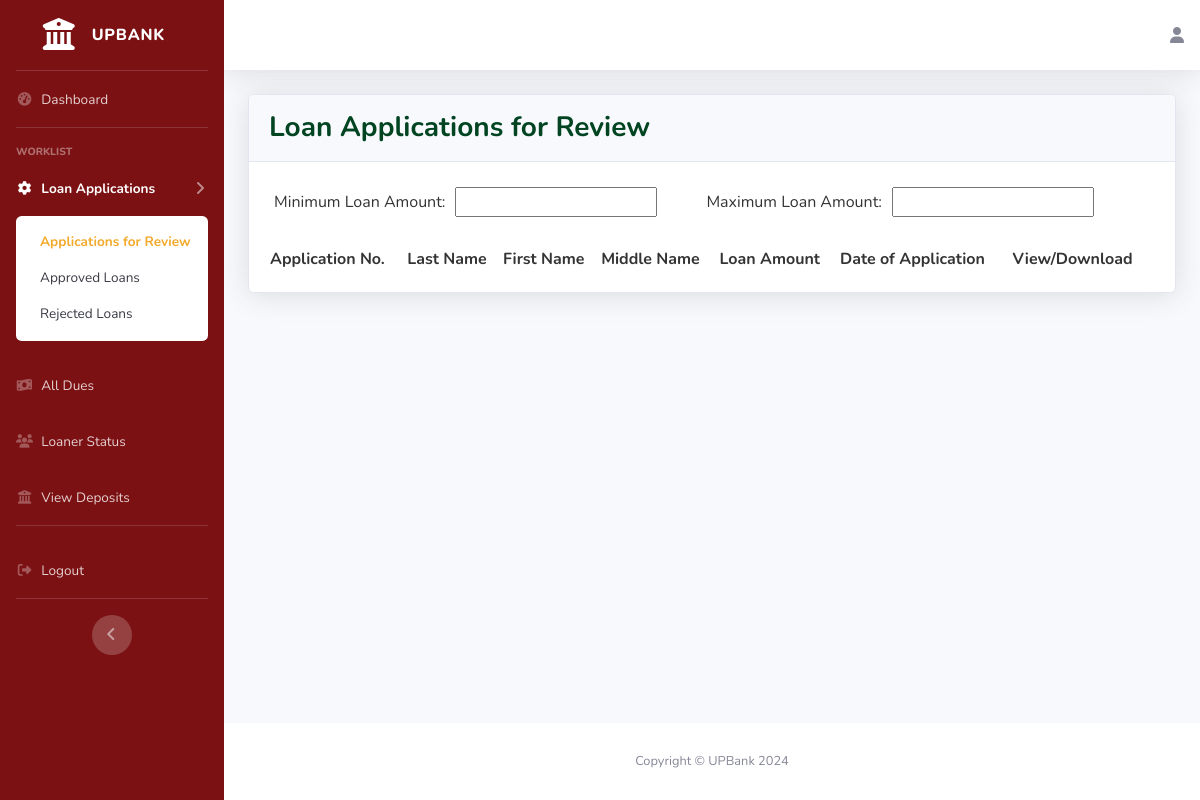
The app's page /bank-officer/review, older data.
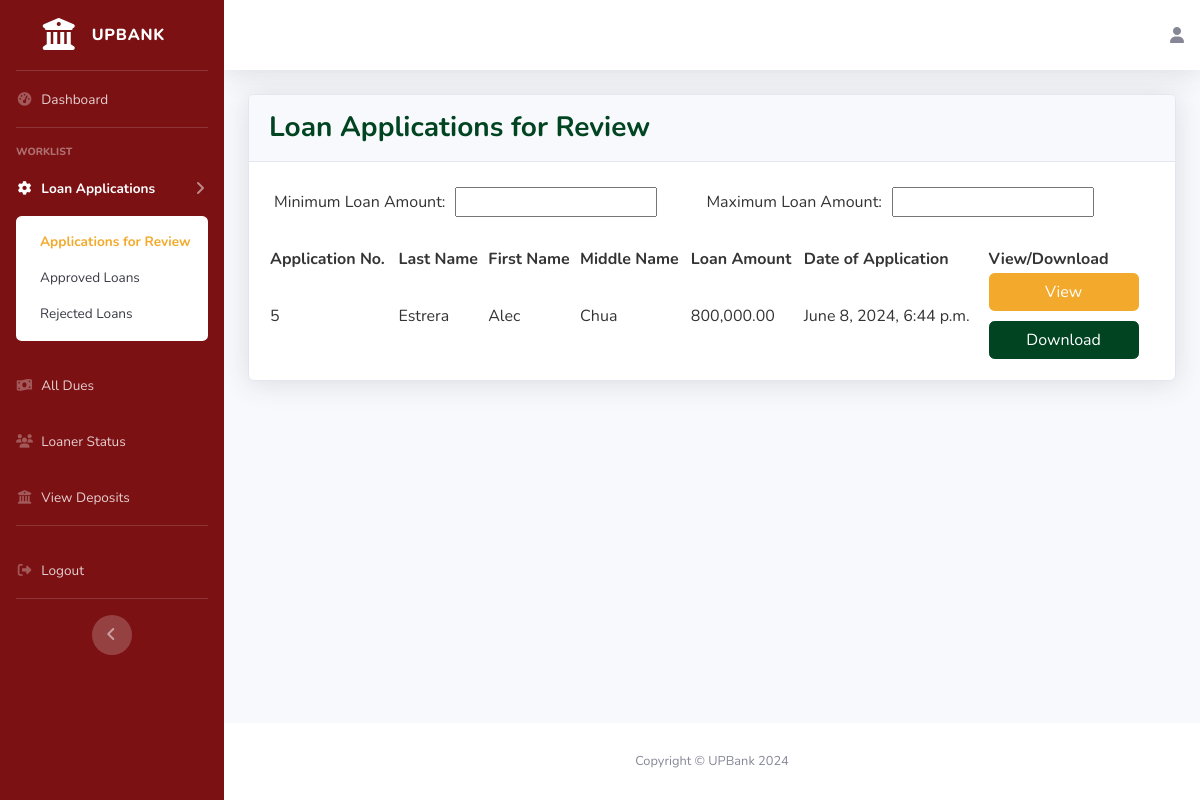
The same page, newer data.
### loans_borrower/models.py (models this page shows, shortened)
class Loans(models.Model):
    STATUS = (
        ('For Review', 'For Review'),
        ('Approved', 'Approved'),
        ('Rejected', 'Rejected'),
    )
    CIV_STATUS = (
        ('Married', 'Married'),
        ('Separated', 'Separated'),
        ('Single', 'Single'),
        ('Widower', 'Widower'),
    )
    LEN_STAY = (
        ('Months', 'Months'),
        ('Years', 'Years'),
    )
    HOME_OWN = (
        ('Mortgage', 'Mortgage'),
        ('Rented', 'Rented'),
        ('Owned', 'Owned'),
        ('Used Free/Living with Parents/Relatives', 'Used Free/Living with Parents/Relatives'),
    )
    PHONE_TYPE = (
        ('Home', 'Home'),
        ('Mobile', 'Mobile'),
    )
    PRIME_INCOME = (
        ('Employment', 'Employment'),
        ('Business', 'Business'),
    )
    EMP_TYPE = (
        ('Local(Government)', 'Local(Government)'),
        ('Local(Private)', 'Local(Private)'),
        ('OFW Non-Immigrant(Government)', 'OFW Non-Immigrant(Government)'),
        ('OFW Non-Immigrant(Private)', 'OFW Non-Immigrant(Private)'),
    )
    LOAN_TAG = (
        ('Pending', 'Pending'),
        ('Delinquent', 'Delinquent'),
        ('In-Loan Default', 'In-Loan Default'),
        ('Completed', 'Completed'),
    )
    app_date = models.DateTimeField(null=True, blank=True)
    status = models.CharField(default='For Review',max_length=100, choices=STATUS, null=True)
    make = models.CharField(max_length=100, null=True, blank=False)
    model = models.CharField(max_length=100, null=True, blank=False)
    sell_price = models.DecimalField(max_digits=50, decimal_places=2, null=True, blank=False)
    dp_percent = models.PositiveIntegerField(null=True, blank=False)
    dp_amt = models.DecimalField(max_digits=50, decimal_places=2, null=True, blank=False)
    loan_amt = models.DecimalField(max_digits=50, decimal_places=2, null=True, blank=False)
    no_of_payments = models.IntegerField(null=True, blank=False)
    loan_bal = models.DecimalField(default=0,max_digits=50, decimal_places=2, null=True, blank=True)
    user = models.ForeignKey(User, on_delete=models.CASCADE, null=True, blank=True)
    first_name = models.CharField(max_length=100, null=True, blank=False)
    middle_name = models.CharField(max_length=100, null=True, blank=True)
    last_name = models.CharField(max_length=100, null=True, blank=False)
    birthdate = models.DateField(null=True, blank=False)
    civ_status = models.CharField(max_length=100, choices=CIV_STATUS, null=True, blank=False)
    unit_no = models.CharField(max_length=100, null=True, blank=False)
    condo_name = models.CharField(max_length=100, null=True, blank=True)
    street = models.CharField(max_length=100, null=True, blank=False)
    subdiv_brgy = models.CharField(max_length=100, null=True, blank=False)
    city = models.CharField(max_length=100, null=True, blank=False)
    municip_prov = models.CharField(max_length=100, null=True, blank=False)
    country = models.CharField(max_length=100, null=True, blank=False)
    len_stay = models.CharField(max_length=100, choices=LEN_STAY, null=True, blank=False)
    len_stay_num = models.IntegerField(null=True, blank=False)
    home_own = models.CharField(max_length=100, choices=HOME_OWN, null=True, blank=False)
    phone_type = models.CharField(max_length=100, choices=PHONE_TYPE, null=True, blank=False)
    home_num = models.CharField(max_length=100, null=True, blank=True)
    mobile_num = PhoneNumberField(max_length=100, null=True, blank=True)
    email_add = models.CharField(max_length=100, null=True, blank=False)
    prime_income = models.CharField(max_length=100, choices=PRIME_INCOME, null=True, blank=False)
    emp_type = models.CharField(max_length=100, choices=EMP_TYPE, null=True, blank=True)
    emp_name = models.CharField(max_length=100, null=True, blank=True)
    job_pos = models.CharField(max_length=100, null=True, blank=True)
    emp_tenure = models.CharField(max_length=100, choices=LEN_STAY, null=True, blank=True)
    emp_tenure_num = models.IntegerField(null=True, blank=True)
    emp_monthly_income = models.DecimalField(max_digits=50, decimal_places=2, null=True, blank=True)
    emp_work_no = models.CharField(max_length=100, null=True, blank=True)
    bsns_type = models.CharField(default="Self-Employed", max_length=100, null=True, blank=True)
    bsns_name = models.CharField(max_length=100, null=True, blank=True)
    bsns_tenure = models.CharField(max_length=100, choices=LEN_STAY, null=True, blank=True)
    bsns_tenure_num = models.IntegerField(null=True, blank=True)
    bsns_monthly_income = models.DecimalField(max_digits=50, decimal_places=2, null=True, blank=True)
    bsns_work_no = models.CharField(max_length=100, null=True, blank=True)
    bsns_unit_no = models.CharField(max_length=100, null=True, blank=True)
    bsns_condo_name = models.CharField(max_length=100, null=True, blank=True)
    bsns_street = models.CharField(max_length=100, null=True, blank=True)
    bsns_subdiv_brgy = models.CharField(max_length=100, null=True, blank=True)
    bsns_city = models.CharField(max_length=100, null=True, blank=True)
    bsns_municip_prov = models.CharField(max_length=100, null=True, blank=True)
    bsns_country = models.CharField(max_length=100, null=True, blank=True)
    loan_docs = models.FileField(upload_to='loan_docs/', null=True, blank=True)
    loan_tag = models.CharField(default='Pending', max_length=100, choices=LOAN_TAG, null=True, blank=True)

### bank_officer/views.py (the view)
# urls.py: path('review', views.review, name="review"),
def review (request):
    loans = Loans.objects.filter(status='For Review')
    data = {
        'loans' : loans,
    }
    return render(request, 'bank_officer/review.html', data)

### bank_officer/templates/bank_officer/review.html (shortened to what this page needs)
{% extends 'bank_officer/navbar.html' %}
{% load static %}
{% block content %}
{% load humanize %}
                    <div class="card shadow mb-4">
                        <div class="card-header py-3">
                            <h3 class="m-0 font-weight-bold" style="color:#014421">Loan Applications for Review</h3>
                        </div>
                        <div class="card-body">
                            <div class="table-responsive">
                                <table border="0" cellspacing="5" cellpadding="5">
                                <tbody><tr>
                                    <td style="color: #343434">Minimum Loan Amount:</td>
                                    <td><input type="text" id="min" name="min" style="color: #343434;"></td>
                                    <td>&nbsp;&nbsp;&nbsp;&nbsp;&nbsp;&nbsp;&nbsp;</td>
                                    <td style="color: #343434">Maximum Loan Amount:</td>
                                    <td><input type="text" id="max" name="max" style="color: #343434;"></td>
                                </tr>
                                </tbody></table><br>
                                <table id="example" class="display" style="width:100%">
                                    <thead>
                                        <tr>
                                            <th>Application No.</th>
                                            <th>Last Name</th>
                                            <th>First Name</th>
                                            <th>Middle Name</th>
                                            <th>Loan Amount</th>
                                            <th>Date of Application</th>
                                            <th>View/Download</th>
                                        </tr>
                                    </thead>
                                    <tbody>
                                        {% for loan in loans %}
                                             <tr onclick="window.location='{% url 'loan-app' loan.id %}'">
                                                <td>{{loan.id}}</a></td>
                                                <td>{{loan.last_name}}</td>
                                                <td>{{loan.first_name}}</td>
                                                <td>{{loan.middle_name}}</td>
                                                <td>{{loan.loan_amt|intcomma}}</td>
                                                <td>{{loan.app_date}}</td>
                                                <td>
                                                    <div>
                                                        <button id="submit_button" type="submit" class="btn btn-primary login-button button-width" style="background-color: #F3AA2C !important; border-color: #F3AA2C !important;">
                                                        <a href="{% url 'loan-app' loan.id %}" style="color:white;">View</a></button>
                                                    </div>
                                                    <div style="padding-top: 10px;">
                                                        <button id="submit_button" type="submit" class="btn btn-primary login-button button-width" style="background-color: #014421 !important; border-color: #014421 !important;">
                                                        <a href="{% url 'generate-pdf' loan.id %}" style="color:white">Download</a></button>
                                                    </div>
                                                </td>
                                            </tr>
                                        {% endfor %}
                                    </tbody>
                                </table>
                            </div>
                         </div>
                    </div>
{% endblock content %}

Row changes from the older to the newer data that the page shows:
added Loans: id "5", last_name "Estrera", first_name "Alec", middle_name "Chua", loan_amt "800,000.00", app_date "June 8, 2024, 6:44 p.m."
